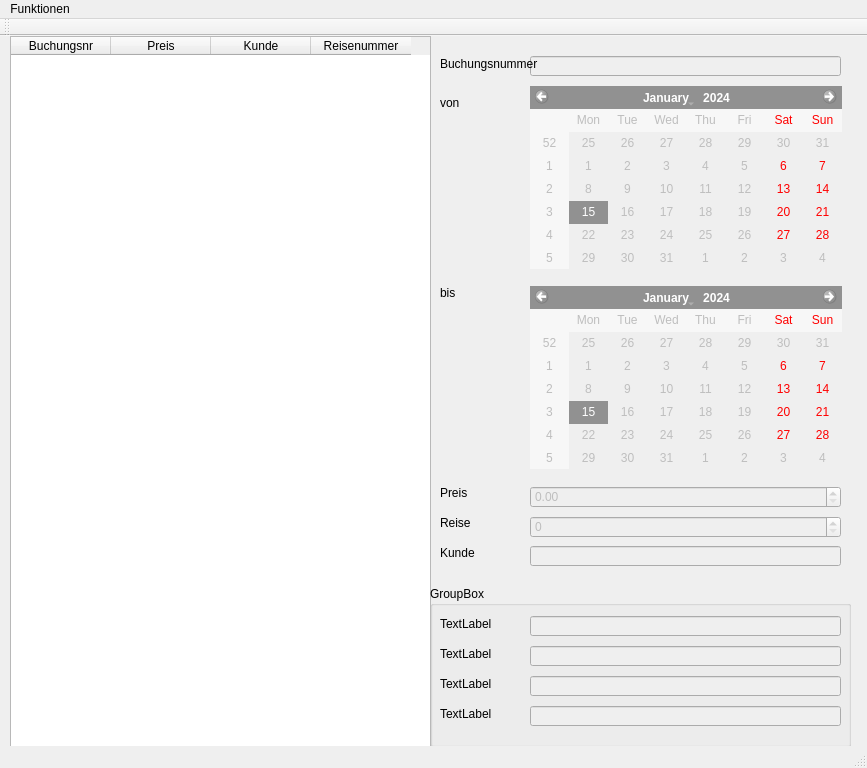
<?xml version="1.0" encoding="UTF-8"?>
<ui version="4.0">
 <class>MainWindow</class>
 <widget class="QMainWindow" name="MainWindow">
  <property name="geometry">
   <rect>
    <x>0</x>
    <y>0</y>
    <width>867</width>
    <height>768</height>
   </rect>
  </property>
  <property name="windowTitle">
   <string>MainWindow</string>
  </property>
  <widget class="QWidget" name="centralWidget">
   <widget class="QTableWidget" name="tWOverview">
    <property name="geometry">
     <rect>
      <x>10</x>
      <y>0</y>
      <width>421</width>
      <height>711</height>
     </rect>
    </property>
    <property name="editTriggers">
     <set>QAbstractItemView::NoEditTriggers</set>
    </property>
    <property name="dragDropOverwriteMode">
     <bool>false</bool>
    </property>
    <column>
     <property name="text">
      <string>Buchungsnr</string>
     </property>
    </column>
    <column>
     <property name="text">
      <string>Preis</string>
     </property>
    </column>
    <column>
     <property name="text">
      <string>Kunde</string>
     </property>
    </column>
    <column>
     <property name="text">
      <string>Reisenummer</string>
     </property>
    </column>
   </widget>
   <widget class="QWidget" name="wDetailAnsicht" native="true">
    <property name="geometry">
     <rect>
      <x>430</x>
      <y>0</y>
      <width>421</width>
      <height>541</height>
     </rect>
    </property>
    <widget class="QLineEdit" name="lEBuchungsnummer">
     <property name="enabled">
      <bool>false</bool>
     </property>
     <property name="geometry">
      <rect>
       <x>100</x>
       <y>20</y>
       <width>311</width>
       <height>20</height>
      </rect>
     </property>
    </widget>
    <widget class="QLabel" name="lblBookingNumber">
     <property name="geometry">
      <rect>
       <x>10</x>
       <y>20</y>
       <width>121</width>
       <height>16</height>
      </rect>
     </property>
     <property name="text">
      <string>Buchungsnummer</string>
     </property>
    </widget>
    <widget class="QLabel" name="lblFrom">
     <property name="geometry">
      <rect>
       <x>10</x>
       <y>60</y>
       <width>47</width>
       <height>13</height>
      </rect>
     </property>
     <property name="text">
      <string>von</string>
     </property>
    </widget>
    <widget class="QLabel" name="lblTo">
     <property name="geometry">
      <rect>
       <x>10</x>
       <y>250</y>
       <width>47</width>
       <height>13</height>
      </rect>
     </property>
     <property name="text">
      <string>bis</string>
     </property>
    </widget>
    <widget class="QCalendarWidget" name="cWVon">
     <property name="enabled">
      <bool>false</bool>
     </property>
     <property name="geometry">
      <rect>
       <x>100</x>
       <y>50</y>
       <width>312</width>
       <height>183</height>
      </rect>
     </property>
    </widget>
    <widget class="QCalendarWidget" name="cWBis">
     <property name="enabled">
      <bool>false</bool>
     </property>
     <property name="geometry">
      <rect>
       <x>100</x>
       <y>250</y>
       <width>312</width>
       <height>183</height>
      </rect>
     </property>
    </widget>
    <widget class="QLabel" name="lblPrice">
     <property name="geometry">
      <rect>
       <x>10</x>
       <y>450</y>
       <width>47</width>
       <height>13</height>
      </rect>
     </property>
     <property name="text">
      <string>Preis</string>
     </property>
    </widget>
    <widget class="QLabel" name="lblTravel">
     <property name="geometry">
      <rect>
       <x>10</x>
       <y>480</y>
       <width>47</width>
       <height>13</height>
      </rect>
     </property>
     <property name="text">
      <string>Reise</string>
     </property>
    </widget>
    <widget class="QLabel" name="lblCustomer">
     <property name="geometry">
      <rect>
       <x>10</x>
       <y>510</y>
       <width>47</width>
       <height>13</height>
      </rect>
     </property>
     <property name="text">
      <string>Kunde</string>
     </property>
    </widget>
    <widget class="QDoubleSpinBox" name="dSBPrice">
     <property name="enabled">
      <bool>false</bool>
     </property>
     <property name="geometry">
      <rect>
       <x>100</x>
       <y>450</y>
       <width>311</width>
       <height>22</height>
      </rect>
     </property>
     <property name="maximum">
      <double>9999.989999999999782</double>
     </property>
    </widget>
    <widget class="QSpinBox" name="sBTravel">
     <property name="enabled">
      <bool>false</bool>
     </property>
     <property name="geometry">
      <rect>
       <x>100</x>
       <y>480</y>
       <width>311</width>
       <height>22</height>
      </rect>
     </property>
    </widget>
    <widget class="QLineEdit" name="lECustomer">
     <property name="enabled">
      <bool>false</bool>
     </property>
     <property name="geometry">
      <rect>
       <x>100</x>
       <y>510</y>
       <width>311</width>
       <height>20</height>
      </rect>
     </property>
    </widget>
   </widget>
   <widget class="QGroupBox" name="gBAdditionalInformation">
    <property name="geometry">
     <rect>
      <x>430</x>
      <y>550</y>
      <width>421</width>
      <height>161</height>
     </rect>
    </property>
    <property name="title">
     <string>GroupBox</string>
    </property>
    <widget class="QLabel" name="lblAdditional1">
     <property name="geometry">
      <rect>
       <x>10</x>
       <y>30</y>
       <width>91</width>
       <height>16</height>
      </rect>
     </property>
     <property name="text">
      <string>TextLabel</string>
     </property>
    </widget>
    <widget class="QLabel" name="lblAdditional2">
     <property name="geometry">
      <rect>
       <x>10</x>
       <y>60</y>
       <width>91</width>
       <height>16</height>
      </rect>
     </property>
     <property name="text">
      <string>TextLabel</string>
     </property>
    </widget>
    <widget class="QLabel" name="lblAdditional3">
     <property name="geometry">
      <rect>
       <x>10</x>
       <y>90</y>
       <width>91</width>
       <height>16</height>
      </rect>
     </property>
     <property name="text">
      <string>TextLabel</string>
     </property>
    </widget>
    <widget class="QLabel" name="lblAdditional4">
     <property name="geometry">
      <rect>
       <x>10</x>
       <y>120</y>
       <width>131</width>
       <height>16</height>
      </rect>
     </property>
     <property name="text">
      <string>TextLabel</string>
     </property>
    </widget>
    <widget class="QLineEdit" name="lEAdditional1">
     <property name="enabled">
      <bool>false</bool>
     </property>
     <property name="geometry">
      <rect>
       <x>100</x>
       <y>30</y>
       <width>311</width>
       <height>20</height>
      </rect>
     </property>
    </widget>
    <widget class="QLineEdit" name="lEAdditional2">
     <property name="enabled">
      <bool>false</bool>
     </property>
     <property name="geometry">
      <rect>
       <x>100</x>
       <y>60</y>
       <width>311</width>
       <height>20</height>
      </rect>
     </property>
    </widget>
    <widget class="QLineEdit" name="lEAdditional3">
     <property name="enabled">
      <bool>false</bool>
     </property>
     <property name="geometry">
      <rect>
       <x>100</x>
       <y>90</y>
       <width>311</width>
       <height>20</height>
      </rect>
     </property>
    </widget>
    <widget class="QLineEdit" name="lEAdditional4">
     <property name="enabled">
      <bool>false</bool>
     </property>
     <property name="geometry">
      <rect>
       <x>100</x>
       <y>120</y>
       <width>311</width>
       <height>20</height>
      </rect>
     </property>
    </widget>
   </widget>
  </widget>
  <widget class="QMenuBar" name="menuBar">
   <property name="geometry">
    <rect>
     <x>0</x>
     <y>0</y>
     <width>867</width>
     <height>21</height>
    </rect>
   </property>
   <widget class="QMenu" name="menuFunktionen">
    <property name="title">
     <string>Funktionen</string>
    </property>
    <addaction name="actionDatei_einlesen"/>
    <addaction name="actionProgramm_beenden"/>
    <addaction name="actionNeue_Buchung_anlegen"/>
    <addaction name="actionDatei_speichern"/>
   </widget>
   <addaction name="menuFunktionen"/>
  </widget>
  <widget class="QToolBar" name="mainToolBar">
   <attribute name="toolBarArea">
    <enum>TopToolBarArea</enum>
   </attribute>
   <attribute name="toolBarBreak">
    <bool>false</bool>
   </attribute>
  </widget>
  <widget class="QStatusBar" name="statusBar"/>
  <action name="actionDatei_einlesen">
   <property name="text">
    <string>Datei einlesen</string>
   </property>
  </action>
  <action name="actionProgramm_beenden">
   <property name="text">
    <string>Programm beenden</string>
   </property>
  </action>
  <action name="actionNeue_Buchung_anlegen">
   <property name="text">
    <string>Neue Buchung anlegen</string>
   </property>
  </action>
  <action name="actionDatei_speichern">
   <property name="text">
    <string>Datei speichern</string>
   </property>
  </action>
 </widget>
 <layoutdefault spacing="6" margin="11"/>
 <resources/>
 <connections/>
</ui>
